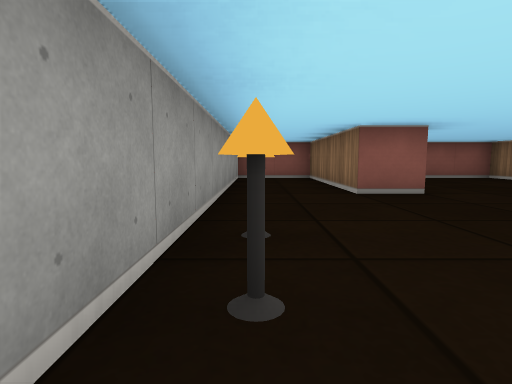
[1] (above)

13 first-person views from a walk through a cub3D level. The camera is about half as high as the walls, tilts 6° down and sees 80° across. The floor is counted in squares. Each view is taken from the middle of a square. On the plan, view 1 faces up. The plan holds only what a view shows up to about 9 squares ahead; the rest is blank.

[2]
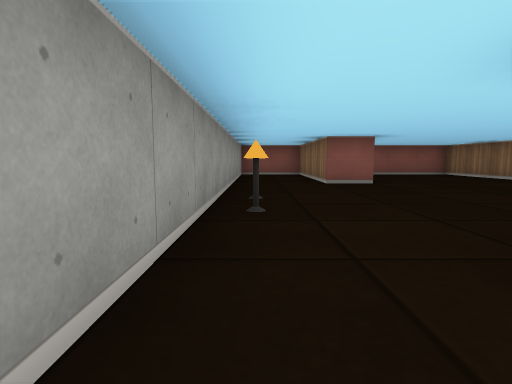

[3]
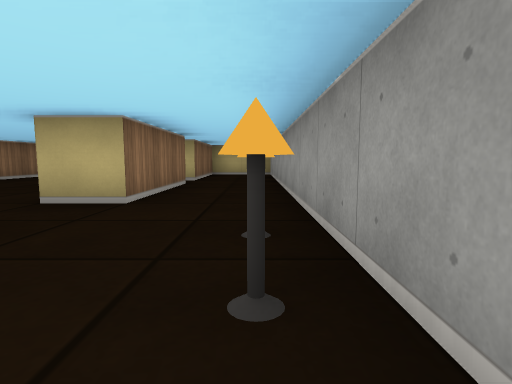

[4]
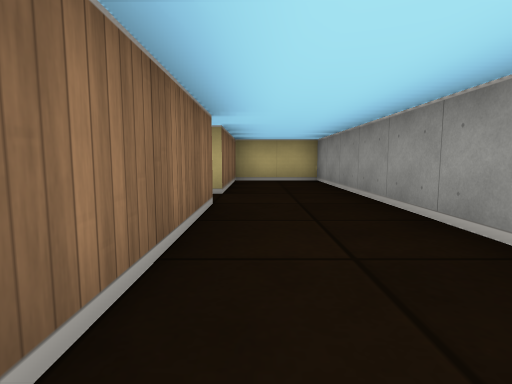

[5]
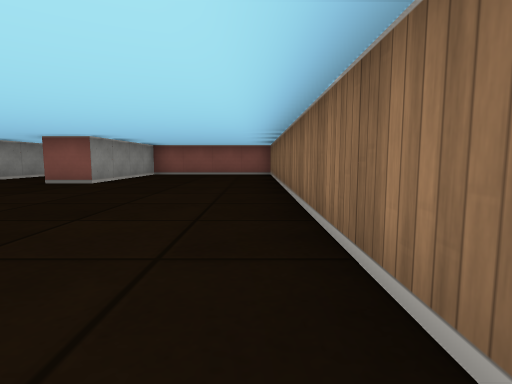

[6]
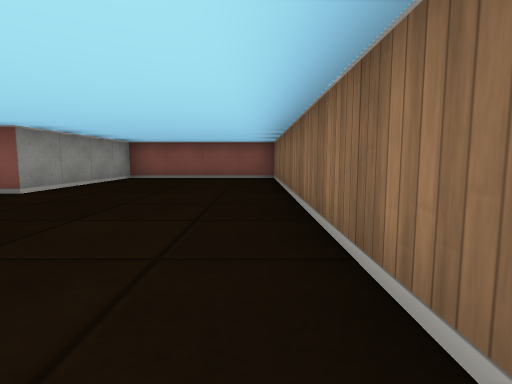

[7]
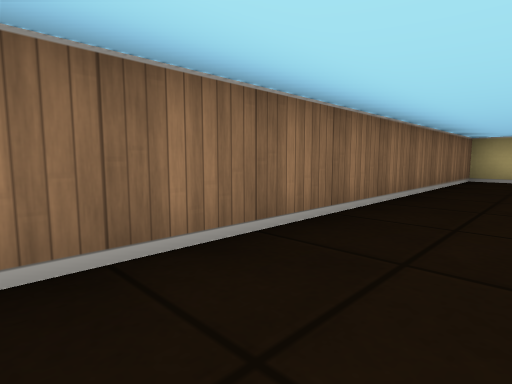

[8]
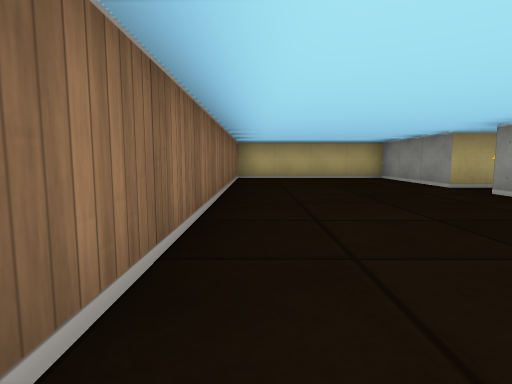

[9]
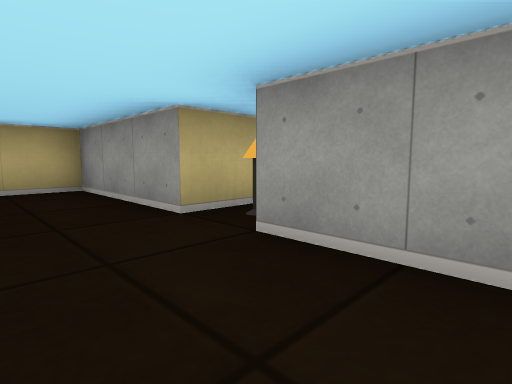

[10]
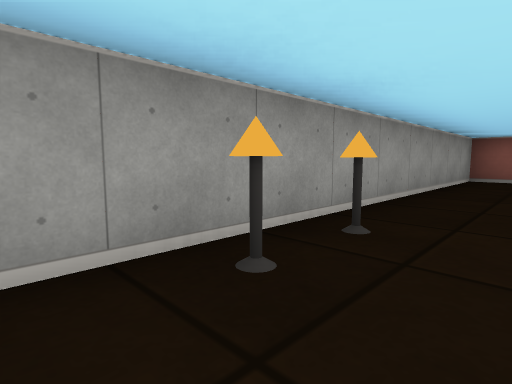

[11]
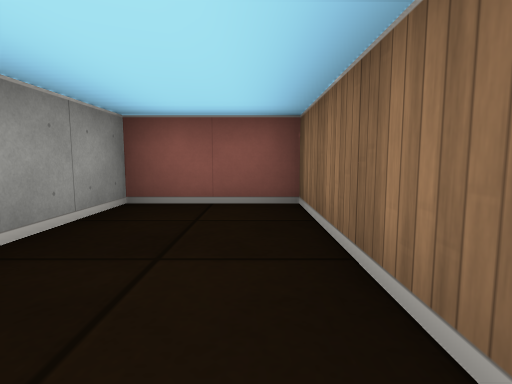

[12]
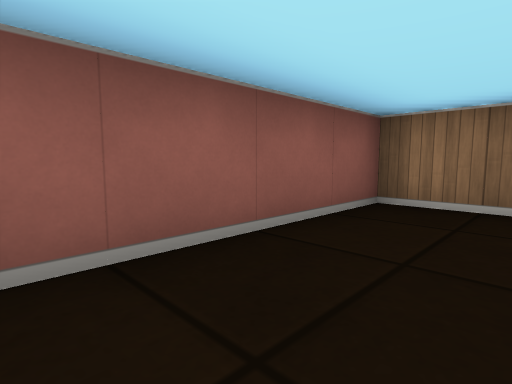

[13]
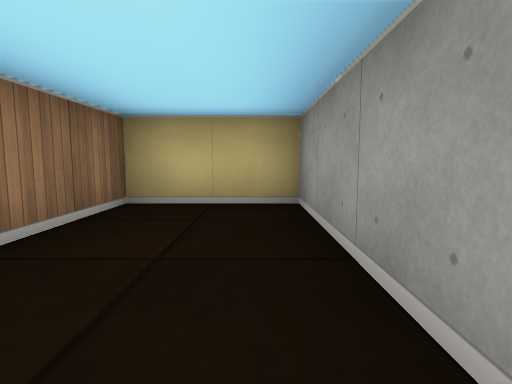

### Floor plan
Points are (right, up) in squares from view 1. A wall is a line through its corners. A room is listed if a view was taken in it or the views show most of it. See-through windows are left out.
Room 1 (views 1, 2, 3, 4, 5, 6, 7, 8, 9, 10, 11, 12, 13)
walls: (2.5, -2) (2.5, -3.5); (2.5, 4.5) (1.5, 4.5) (1.5, 8.5) (-0.5, 8.5) (-0.5, -7.5) (1.5, -7.5) (1.5, -4.5) (2.5, -4.5) (2.5, -7.5) (6.5, -7.5) (6.5, 8.5) (2.5, 8.5) (2.5, 4.5); (1.5, -3.5) (1.5, -0.5) (2.5, -0.5)
objects: torch (0, 1); torch (0, 2); torch (2, -4)

Positions as (right, up) in squares from view 1, and headings:
1: (0, 0), facing up
2: (0, -2), facing up
3: (0, 3), facing down
4: (1, 0), facing down
5: (6, -2), facing up
6: (6, 0), facing up
7: (5, 1), facing down-right
8: (6, 1), facing down
9: (4, -2), facing down-left
10: (1, 0), facing up-left
11: (1, 5), facing up
12: (3, 7), facing up-right
13: (0, -4), facing down
